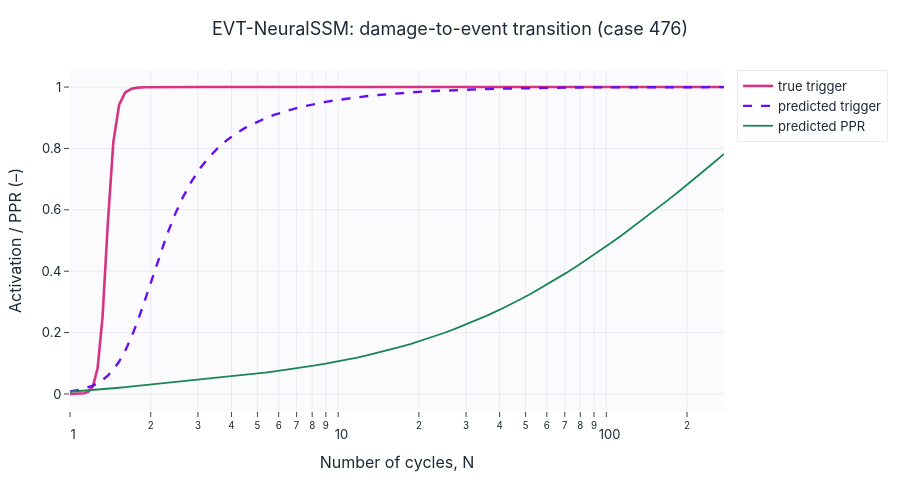

The notebook cell this image was saved under:
### Markdown cell above
## EVT-NeuralSSM event activation

### Code cell
idx = pick[0]
series = [
    {"x": cycles[idx], "y": g_true[idx], "name": "true trigger", "color": "#d63384", "width": 2.6},
    {"x": cycles[idx], "y": evt_out["g"][idx], "name": "predicted trigger", "color": "#6610f2", "dash": "dash"},
    {"x": cycles[idx], "y": evt_out["traj_mean"][idx], "name": "predicted PPR", "color": "#198754", "width": 1.8},
]
lines(series, title=f"EVT-NeuralSSM: damage-to-event transition (case {idx})",
      xlabel="Number of cycles, N", ylabel="Activation / PPR (–)", logx=True,
      save=SAVE_FIGS, fig_id="3_3_evt_activation").show()
